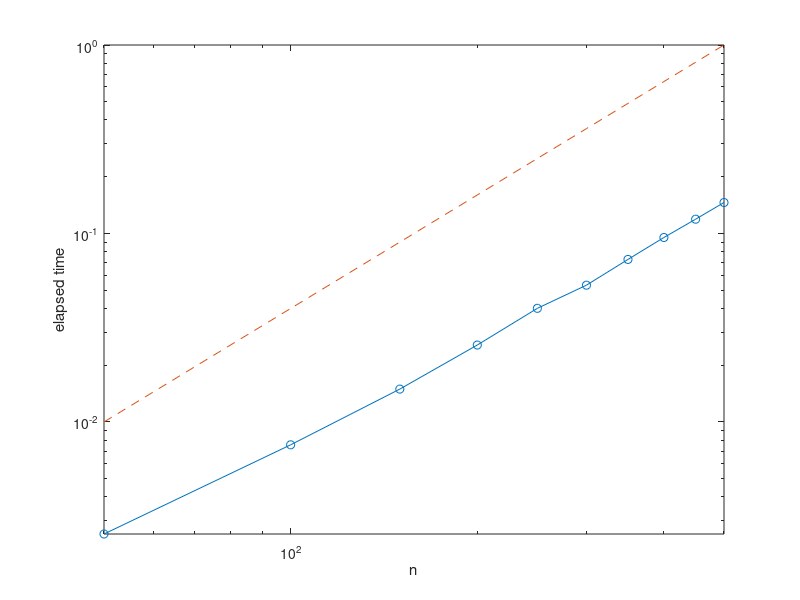

MATLAB code for this plot:

[Qj,~] = qr(rand(6,3),0);   % get a random Q with 3 ON columns
Pj = eye(6) - Qj*Qj';
svd(Pj)       % all 1 or 0, as required for an orthogonal projector

Mj = eye(6) - Qj(:,1)*Qj(:,1)' - Qj(:,2)*Qj(:,2)' - Qj(:,3)*Qj(:,3)';
norm(Pj-Mj)

Gj = eye(6);
for k = 1:3
    Gj = Gj*(eye(6)-Qj(:,k)*Qj(:,k)');
end
norm(Gj-Pj)

n_ = 50:50:500;
time_ = [];
for k = 1:length(n_)
    n = n_(k);
    A = rand(1200,n);
    Q = zeros(1200,n);  R = zeros(600,600); 
    
    tic
    R(1,1) = norm(A(:,1));
    Q(:,1) = A(:,1)/R(1,1);
    for j = 2:n
        R(1:j-1,j) = Q(:,1:j-1)'*A(:,j);
        v = A(:,j) - Q(:,1:j-1)*R(1:j-1,j);
        R(j,j) = norm(v);
        Q(:,j) = v/R(j,j);
    end
    time_(k) = toc;
end
loglog(n_,time_,'-o',n_,(n_/500).^2,'--')
axis tight, xlabel('n'), ylabel('elapsed time')


